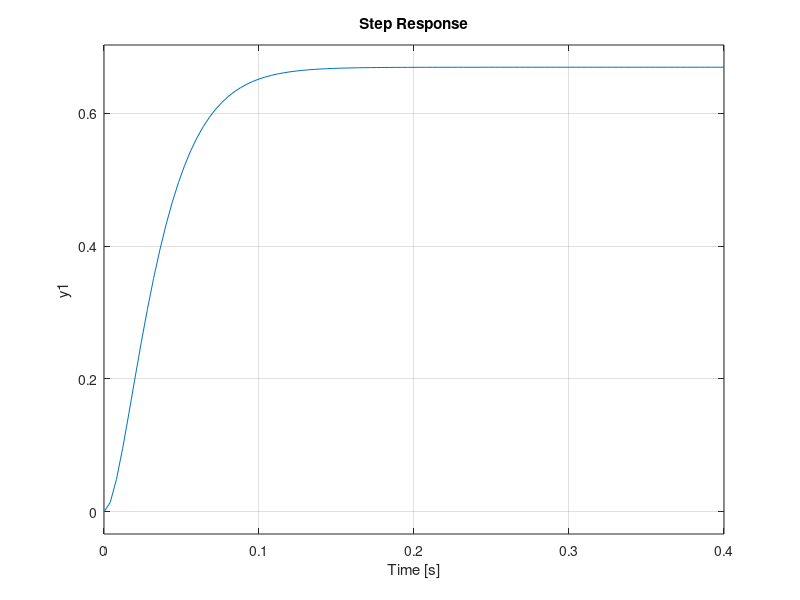

MATLAB code to generate this figure: (Note: this script raises an error after producing the figure.)
%Unidad 4 Ejercicio 23 
pkg load control
clc; close all; clear all;
s = tf('s');
%{
Que sea criticamente amortiguada se puede 
utilizar un valor de 0,707 de zeta 
%}

G1 = 20/((s+10)*(s+100))
zeta = 0.707
rlocus(G1)
sgrid(zeta, [20 40 55 60 80])
%Primer caso: Respuesta criticamente amortiguada
s1 = -55;
%A partir de la condicion de modulo:
%|G(s)H(s)|=1/K  Valida para todos los "s" que se encuentren
%en el lugar de raices
invK = abs(20/((s1+10)*(s1+100)))
K = 1/invK
%Verificacion
FT1 = feedback(K*G1,1)
pole(FT1)
step(FT1,0.4)

%Segundo caso: Respuesta con sobrepasamiento del 4%
s2 = -55+55i;
invK = abs(20/((s2+10)*(s2+100)))
K = 1/invKz
%{
figure
hold on
for k = 0:1:200
FT1 = feedback(k*G1);
pzmap(FT1)
end
%}